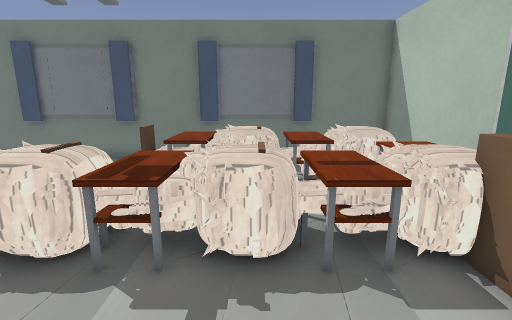
view 1 (above)

16 first-person views from a walk through a level from a Godot 3-D game. The camera is 1.3 m above the floor, tilts 12° down and sees 85° across. The floor is counted in squares, 0.5 m on a side. Each view is taken from the middle of a square. On the plan, view 1 faces up. The plan holds only what a view shows up to about 19 squares ahead; the rest is blank. Some surface patterns are stand-ins.

view 2
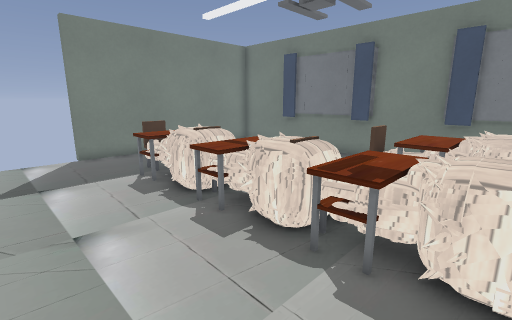

view 3
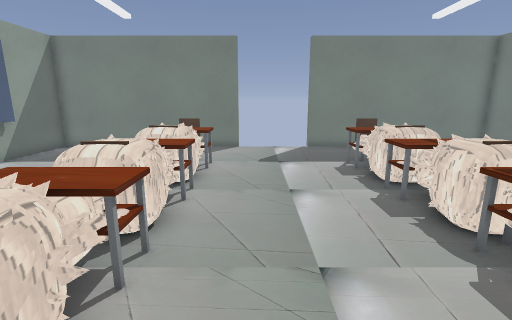

view 4
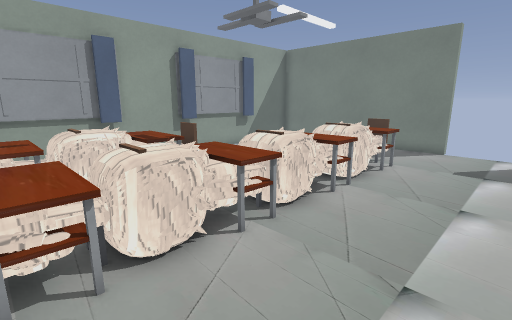

view 5
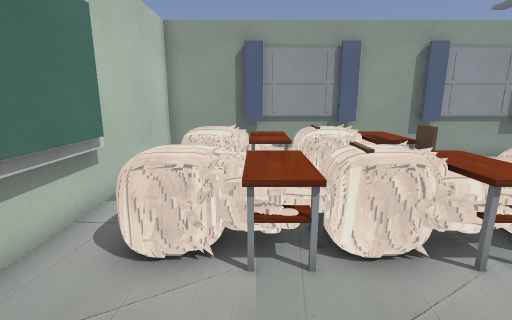

view 6
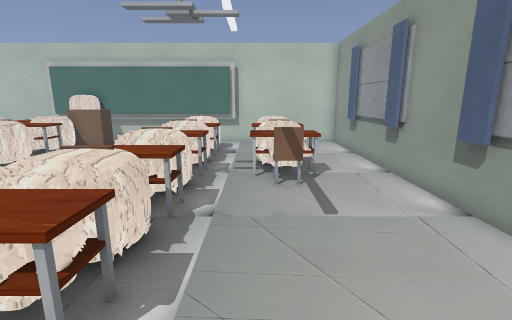

view 7
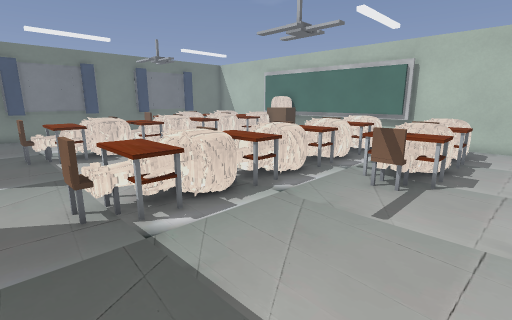

view 8
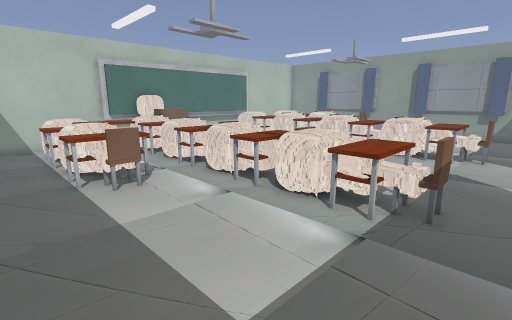

view 9
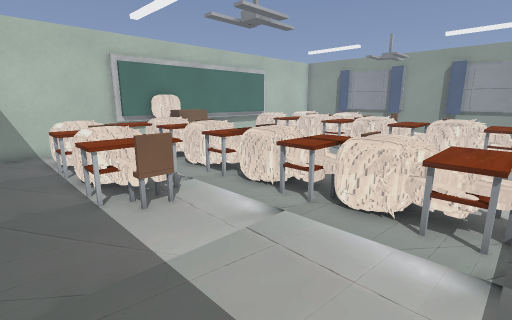

view 10
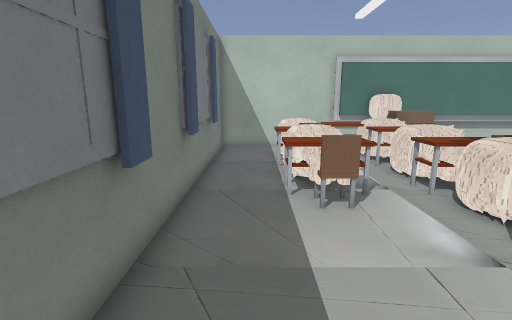

view 11
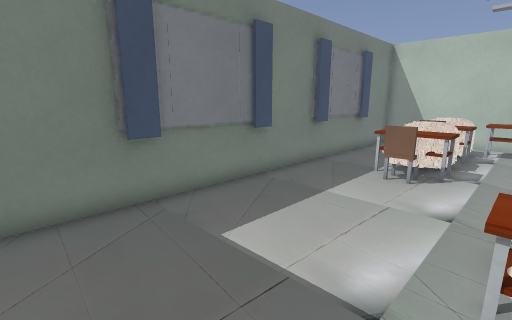

view 12
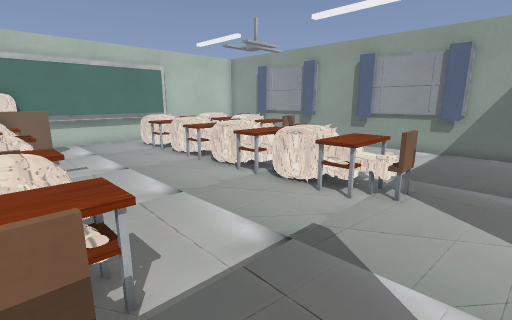

view 13
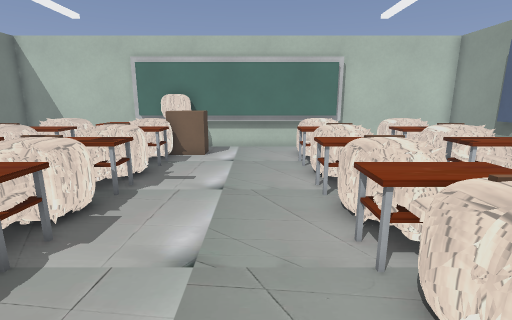

view 14
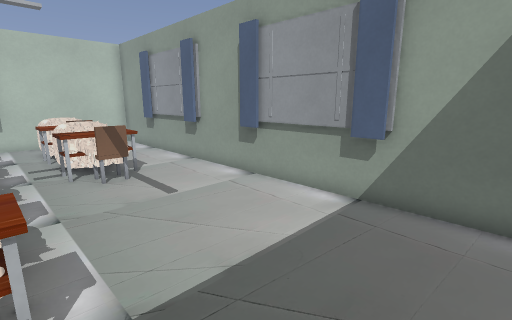

view 15
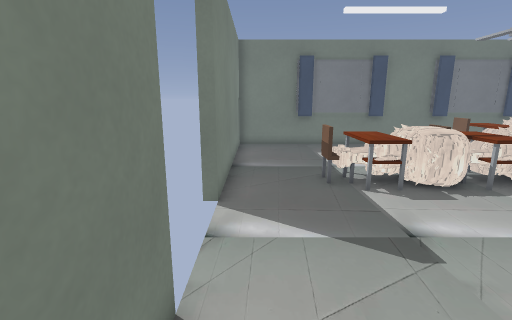

view 16
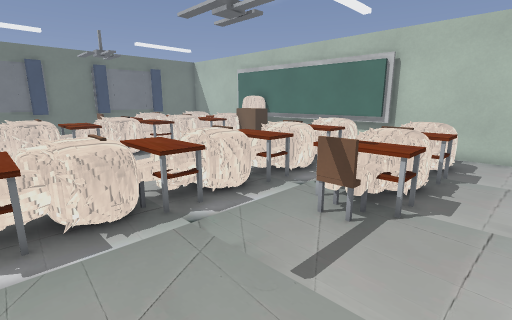

### Floor plan
Points are (right, up) in squares from view 1. A wall is a line through its corners. A room is listed if a view was taken in it or the views show most of it. See-through windows are left out.
Room 1 (views 1, 2, 3, 4, 5, 6, 7, 8, 9, 10, 11, 12, 13, 14, 15, 16)
walls: (-14, -1) (-14, -11) (6, -11) (6, 3.2); (5.7, 4.5) (5.7, 6.8); (6, 4.8) (6, 13) (-14, 13) (-14, 3); (5.5, -4.5) (5.5, 6.5); (5.7, -4.8) (5.7, 3.1)
ways out: gap at (-14, -1); gap at (-14, 3)
objects: desk (-11, -4) to (-6, -2); desk (-11, 4) to (-6, 6); desk (-6, -4) to (-3, -2); desk (-6, 4) to (-3, 6); desk (-3, -8) to (0, -6); desk (-3, 8) to (0, 10); desk (-2, -4) to (0, -2); desk (-2, 4) to (0, 6); desk (0, -8) to (4, -6); desk (0, -4) to (4, -2); desk (0, 4) to (3, 6); desk (0, 8) to (4, 10); podium (3, 3) to (4, 4); desk (3, 4) to (5, 7)

Where each view was taken, in squares from view 1:
view 1: 0 up, 0 right, facing up
view 2: 0 up, 0 right, facing up-left
view 3: 0 up, 2 right, facing left
view 4: 2 up, 2 right, facing down-left
view 5: 2 up, 2 right, facing down
view 6: 6 down, 12 left, facing right
view 7: 10 down, 12 left, facing up-right
view 8: 12 up, 12 left, facing down-right
view 9: 12 up, 10 left, facing down-right
view 10: 11 up, 10 left, facing right
view 11: 6 up, 13 left, facing up-right
view 12: 5 up, 13 left, facing down-right
view 13: 0 up, 10 left, facing right
view 14: 4 down, 13 left, facing down-right
view 15: 4 down, 13 left, facing up
view 16: 10 down, 9 left, facing up-right
